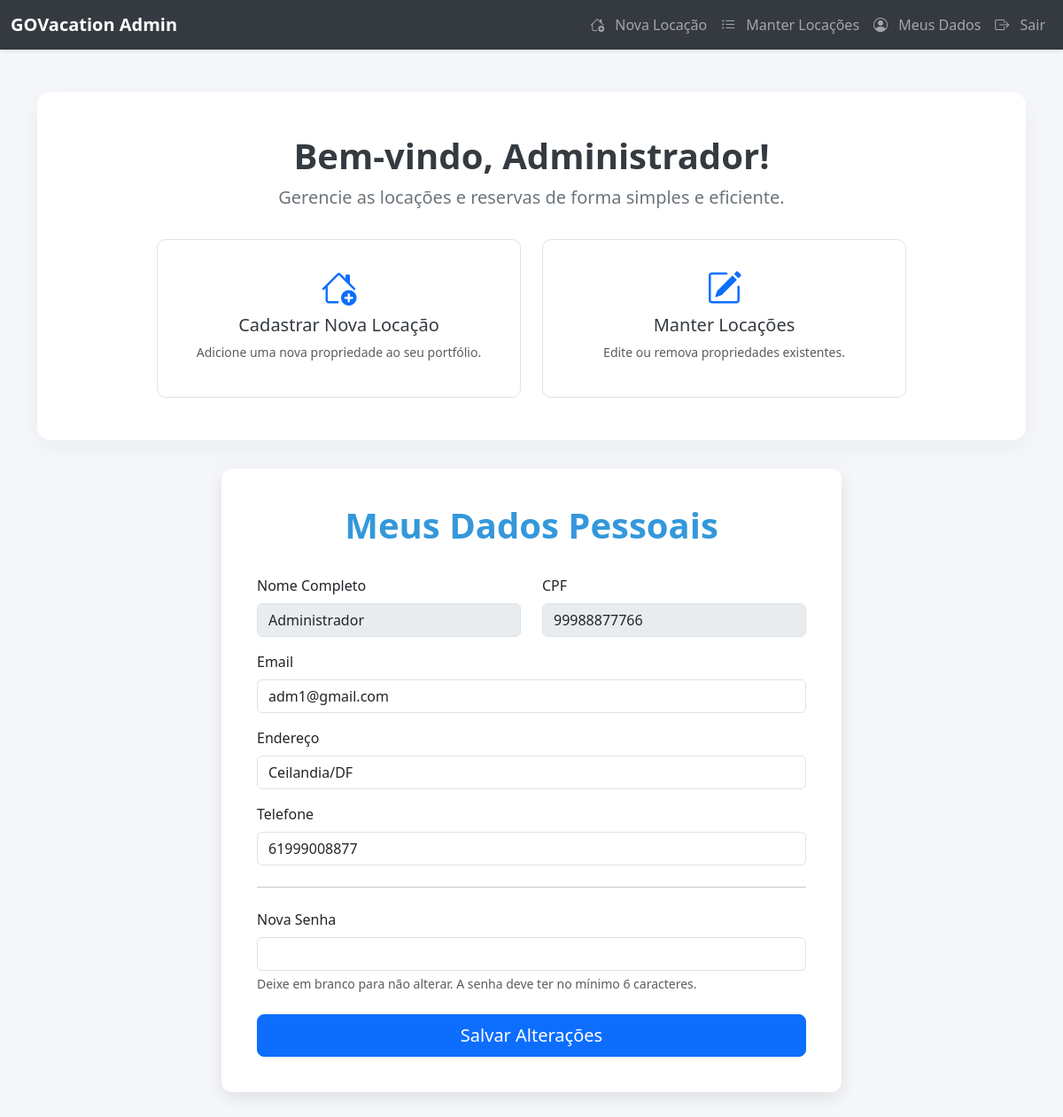
The app's page /AlterarUser.php (signed in) with its own data.
### tables this page shows
create table if not exists usuario (
    idusuario int auto_increment not null,
    tipousuario int not null,
    email varchar(100) not null,
    senha varchar(255) not null,
    nome varchar(70) not null,
    cpf varchar(13) not null,
    endereco varchar(100) not null,
    telefone varchar(11) not null,
	primary key (idusuario)
);

### model/DAO/ClassUserDAO.php (called while the page is built, shortened)
<?php
class ClassUserDAO {
    public function buscarUser($idusuario)
    {
        try {
            $pdo = Conexao::getInstance();
            $sql = "SELECT idusuario, email, nome, cpf, endereco, telefone FROM usuario WHERE idusuario = ? LIMIT 1";
            $stmt = $pdo->prepare($sql);
            $stmt->bindValue(1, $idusuario, PDO::PARAM_INT);
            $stmt->execute();
            return $stmt->fetch(PDO::FETCH_ASSOC);
        } catch (PDOException $exc) {
            error_log($exc->getMessage());
            return null;
        }
    }
}

### AlterarUser.php (the view, shortened to what this page needs)
<?php
if ($_SESSION['tipousuario'] == 1) {
    include 'IndexAdm.php';
} else {
    include 'IndexCliente.php';
}
require './model/DAO/ClassUserDAO.php';
$userDAO = new ClassUserDAO();
$usuario = $userDAO->buscarUser($_SESSION['idusuario']);
?>
<!DOCTYPE html>
<html lang="pt-BR">
<head>
    <link href="https://cdn.jsdelivr.net/npm/bootstrap@5.3.3/dist/css/bootstrap.min.css" rel="stylesheet">
    <link rel="stylesheet" href="https://cdn.jsdelivr.net/npm/bootstrap-icons@1.10.0/font/bootstrap-icons.css">
</head>
<body>
    <div class="container">
        <div class="form-container">
            <h1 class="form-title">Meus Dados Pessoais</h1>
            <form id="alterarDadosForm" class="needs-validation" novalidate method="POST" action="./controller/ControleUser.php">
                <div class="row">
                    <div class="col-md-6 mb-3">
                        <label class="form-label">Nome Completo</label>
                        <input type="text" class="form-control" value="<?php echo htmlspecialchars($usuario['nome']); ?>" disabled readonly>
                    </div>
                    <div class="col-md-6 mb-3">
                        <label class="form-label">CPF</label>
                        <input type="text" class="form-control" value="<?php echo htmlspecialchars($usuario['cpf']); ?>" disabled readonly>
                    </div>
                </div>
                <div class="mb-3">
                    <label for="email" class="form-label">Email</label>
                    <input type="email" class="form-control" id="email" name="email" value="<?php echo htmlspecialchars($usuario['email']); ?>" required>
                </div>
                <div class="mb-3">
                    <label for="endereco" class="form-label">Endereço</label>
                    <input type="text" class="form-control" id="endereco" name="endereco" value="<?php echo htmlspecialchars($usuario['endereco']); ?>" required>
                </div>
                <div class="mb-3">
                    <label for="telefone" class="form-label">Telefone</label>
                    <input type="tel" class="form-control" id="telefone" name="telefone" value="<?php echo htmlspecialchars($usuario['telefone']); ?>" required>
                </div>
                <hr class="my-4">
                <div class="mb-3">
                    <label for="senha" class="form-label">Nova Senha</label>
                    <input type="password" class="form-control" id="senha" name="senha" minlength="6">
                    <div class="form-text">Deixe em branco para não alterar. A senha deve ter no mínimo 6 caracteres.</div>
                </div>
                <div class="d-grid mt-4">
                    <button type="submit" class="btn btn-primary btn-lg">Salvar Alterações</button>
                </div>
            </form>
        </div>
    </div>
</body>
</html>

### IndexAdm.php (style rules this page uses)
body { background-color: #f8f9fa; }

### AlterarUser.php (style rules this page uses)
body { background-color: #f5f7fa; }
.form-container { max-width: 700px; margin: 2rem auto; padding: 2.5rem; background: white; border-radius: 12px; box-shadow: 0 6px 20px rgba(0, 0, 0, 0.1); }
.form-title { color: #3498db; text-align: center; margin-bottom: 2rem; font-weight: 600; }

### records on screen
usuario: nome "Administrador", cpf "99988877766", email "adm1@gmail.com", endereco "Ceilandia/DF", telefone "61999008877"

### other values on screen
$nomeUsuario "Administrador"
